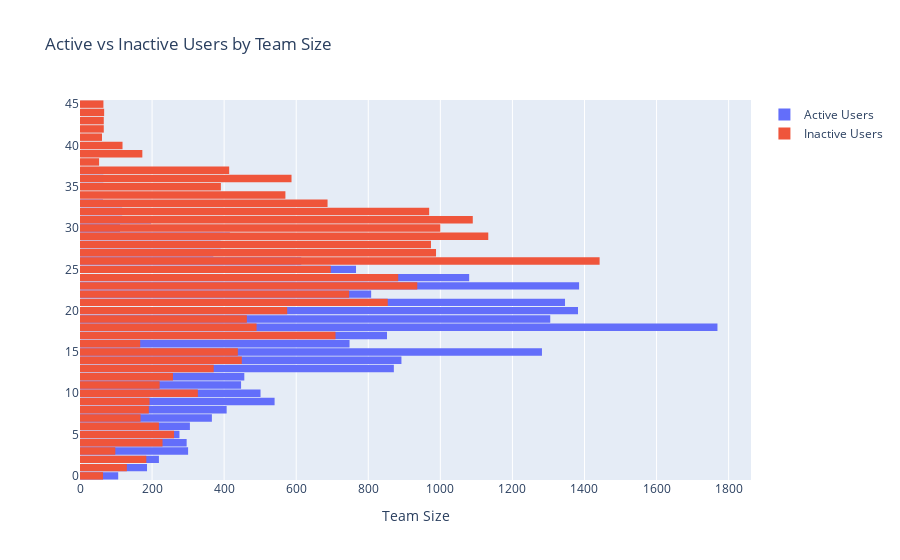

Source (notebook cell):
### Markdown cell above
### Hidden Cost of Users Inactivity
Let's look at how many users that have no activity at all. Which means, users that do not post, comment, or view anything.

### Code cell
# User Activity
useractivity = pd.merge(users,comments,how='left', on=['user_id'])
useractivity = pd.merge(useractivity,posts,how='left', on=['posts_id'])

useractivity = useractivity.groupby('user_id').agg({
    'posts_id':'count',
    'comment_id':sum,
    'views': sum})

useractivity = pd.merge(useractivity,users,how='left', on=['user_id'])
useractivity = useractivity[['user_id', 'team_id','posts_id','comment_id','views']]
useractivity['inactive'] = 0 
useractivity.loc[(useractivity['posts_id'] == 0) & 
                  (useractivity['comment_id'] == 0) &
                  (useractivity['views'] == 0),
                  'inactive'] = 1

# Inactivity per Team
inactivity = pd.crosstab(useractivity.team_id, useractivity.inactive)
inactivity['users'] = inactivity[0] + inactivity[1]
inactivity = pd.merge(inactivity,useractivity,how='left', on=['team_id'])

# Overlapping - Active vs Inactive Users by Team Size
fig = go.Figure(go.Histogram(
    histfunc="count",y=inactivity[0], name="Active Users",
    bingroup=1))
fig.add_trace(go.Histogram(
    histfunc="count", y=inactivity[1], name="Inactive Users",
    bingroup=1))
fig.update_layout(barmode="overlay",bargap=0.1, xaxis_title="Team Size",
                  title='Active vs Inactive Users by Team Size')
fig.show()

### Figure 1 — Plotly figure (JSON) as saved in the notebook; plotly's stock layout.template omitted (floating-point values rounded to 4 significant figures; data arrays with more than 128 entries replaced by an {"elided": "..."} marker saying what was removed)
{"data": [{"bingroup": "1", "histfunc": "count", "name": "Active Users", "type": "histogram", "y": {"elided": "21235 int values"}}, {"bingroup": "1", "histfunc": "count", "name": "Inactive Users", "type": "histogram", "y": {"elided": "21235 int values"}}], "layout": {"autosize": true, "bargap": 0.1, "barmode": "overlay", "title": {"text": "Active vs Inactive Users by Team Size"}, "xaxis": {"autorange": true, "range": [0, 1862.0], "title": {"text": "Team Size"}}, "yaxis": {"autorange": true, "range": [-0.5, 45.5], "type": "linear"}}}
